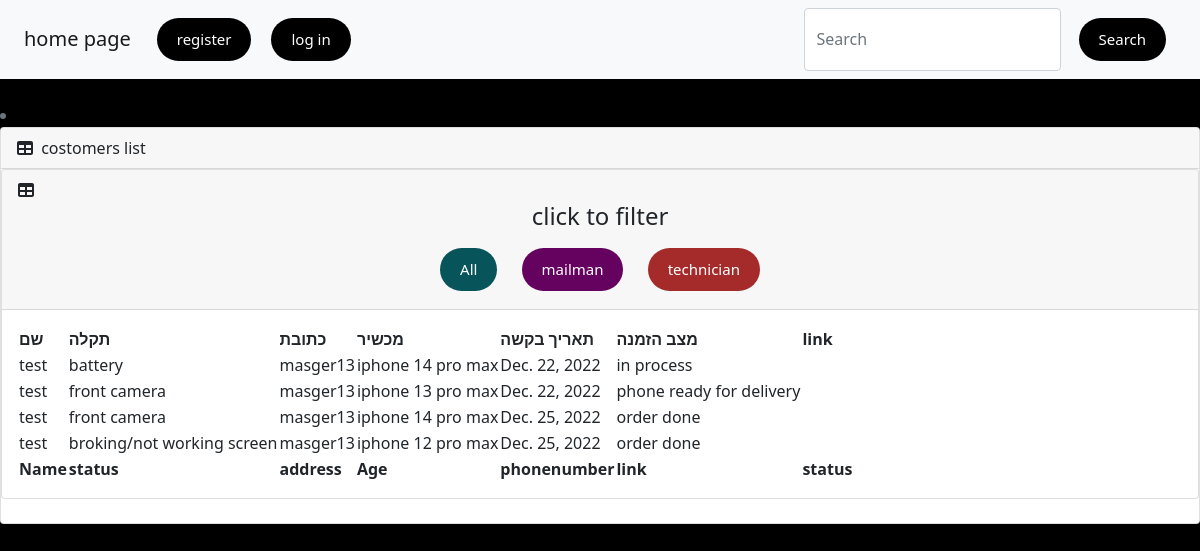
Page /userprofile/5 on the committed database.
### instruments/models.py (models this page shows, shortened)
class Malfunction(models.Model):
   class StatusType(models.IntegerChoices):
        await_for_mail_man = 1, "await for mail man"
        in_process = 2, "in process"
        phone_ready_for_delivery = 3, 'phone ready for delivery'
        phone_ready_mailman_will_arrive_soon = 4, 'phone ready mailman will arrive soon'
        order_done = 5, 'order done'
   phone= models.ForeignKey(Phone,on_delete=models.CASCADE)
   Malfunction_type= models.ForeignKey(Malfunction_type,on_delete=models.CASCADE)
   user= models.ForeignKey(User,on_delete=models.CASCADE)
   status = models.PositiveIntegerField(null= True, choices=StatusType.choices)
   request_date = models.DateField(auto_now_add=True)

class Malfunction_type(models.Model):
   Malfunction = models.CharField(max_length=100)

class Phone(models.Model):
   type= models.ForeignKey(Phonetype,on_delete=models.CASCADE)
   device = models.CharField(max_length=100, null=False)

### user/models.py (models this page shows, shortened)
class User(AbstractUser):
    class RoleType2(models.IntegerChoices):
        Mail_Man = 1, "Mail_Man"
        Technician = 2, "Technician"
        Admin = 3, 'Admin'
    age = models.IntegerField(null= True, blank = True )
    City = models.CharField(max_length=100,null= True, blank = True)
    Full_address = models.CharField(max_length=100,null= True, blank = True)
    Postal_Code = models.IntegerField(null= True, blank = True)
    Phonenumber = models.PositiveIntegerField(null= True, blank = True)
    Role = models.PositiveIntegerField(null= True, choices=RoleType2.choices)

### user/views.py (the view)
# urls.py: path('<ud>', views.orderstatus, name="orderstatus"),
def orderstatus(request,ud):
    data = Malfunction.objects.filter(user_id = ud )
    context ={
    'customers': data,
    'action' : 'user'
    }
    return render (request,'firsttable.html',context )

### transport/templates/firsttable.html (shortened to what this page needs)
{% extends "base.html" %}
{% load static %}
{% block content %}
    <head>
        <link href="https://cdn.jsdelivr.net/npm/simple-datatables@latest/dist/style.css" rel="stylesheet" />
        <link href="{%static 'css/styles.css'%}" rel="stylesheet" />
    </head>
                            <li class="breadcrumb-item active"></li>
                        <div class="card mb-4">
                            <div class="card-header">
                                <i class="fas fa-table me-1"></i>
                                costomers list
                            </div>
                            <div class="card mb-4">
                                <div class="card-header">
                                    <i class="fas fa-table me-1"></i>
                                    <div style="text-align: center;">
                                        <h4> click to filter</h4>
                                        <a href="{% url 'transport:mainpage' %}" class="mybutton" style="background-color: rgb(7, 84, 90);">All</a>
                                        <a href="{% url 'transport:mailman' %}" class="mybutton" style="background-color: rgb(101, 2, 95);">mailman</a>
                                        <a href="{% url 'transport:technician' %}" class="mybutton" style="background-color: brown;">technician</a>
                                    </div>
                                </div>
                            <div class="card-body">
                                <table id="datatablesSimple">
                                    <thead>
                                        <tr>
                                            <th>שם</th>
                                            <th>תקלה</th>
                                            <th>כתובת</th>
                                            <th>מכשיר</th>
                                            <th>תאריך בקשה</th>
                                            <th>מצב הזמנה</th>
                                            <th>link</th>
                                        </tr>
                                    </thead>
                                    <tfoot>
                                        <tr>
                                            <th>Name</th>
                                            <th>status</th>
                                            <th>address</th>
                                            <th>Age</th>
                                            <th>phonenumber</th>
                                            <th>link</th>
                                            <th>status</th>
                                        </tr>
                                    </tfoot>
                                    <tbody>
                                    {%if user.Role == 1 or user.Role == 2 or user.Role == 3 or action == 'user' %}
                                        {%for costomer in customers%}
                                        <tr>
                                            <td>{{costomer.user.username}}
                                            </td>
                                            <td>{{costomer.Malfunction_type.Malfunction}}</td>
                                            <td>{{costomer.user.Full_address}}</td>
                                            <td>{{costomer.phone.device}}</td>
                                            <td>{{costomer.request_date}}</td>
                                            <td>{{costomer.get_status_display}}</td>
                                            {% if user.Role == 1 and costomer.status == 1 or user.Role == 3 and costomer.status == 1  or user.Role == 3 and costomer.status == 3 or user.Role == 1 and costomer.status == 3%}
                                                <td><a href="/transport/{{costomer.user_id}},{{costomer.id}},{{costomer.status}}" class="mybutton" style="background-color: rgb(101, 2, 95);"> choose</a></td>
                                            {% else %}
                                            {% if user.Role == 2 and costomer.status == 2 or user.Role == 3 and costomer.status == 2 %}
                                                <td><a href="/transport/{{costomer.user_id}},{{costomer.id}},{{costomer.status}}" class="mybutton" style="background-color: brown;">choose</a></td>
                                            {% else %}
                                            {% if  action == 'user' and costomer.status == 4 %}
                                                <td><a href="/transport/{{costomer.user_id}},{{costomer.id}},{{costomer.status}}" button type="submit" class="btn btn-outline-dark"> confirm the end of the process</a></td>
                                            {% else %}
                                                <td></td>
                                            {% endif %}
                                            {% endif %}
                                            {% endif %}
                                        </tr>
                                        {% endfor %}
                                    {%else%}
                                        <h1> Staff memebers only </h1>
                                    {% endif %}
                                    </tbody>
                                </table>
                            </div>
                        </div>
                    </div>
    </body>
    {% endblock%}

### templates/base.html (style rules this page uses)
.mybutton { display: inline-block; background: #000; color: #fff; border: none; padding: 10px 20px; margin: 10px; border-radius: 30px; cursor: pointer; text-decoration: none; font-size: 15px; font-family: inherit; }

### rows in the picture
Malfunction: user.username "test", Malfunction_type.Malfunction "battery", user.Full_address "masger13", phone.device "iphone 14 pro max", request_date "Dec. 22, 2022", status "in process"
Malfunction: user.username "test", Malfunction_type.Malfunction "front camera", user.Full_address "masger13", phone.device "iphone 13 pro max", request_date "Dec. 22, 2022", status "phone ready for delivery"
Malfunction: user.username "test", Malfunction_type.Malfunction "front camera", user.Full_address "masger13", phone.device "iphone 14 pro max", request_date "Dec. 25, 2022", status "order done"
Malfunction: user.username "test", Malfunction_type.Malfunction "broking/not working screen", user.Full_address "masger13", phone.device "iphone 12 pro max", request_date "Dec. 25, 2022", status "order done"
